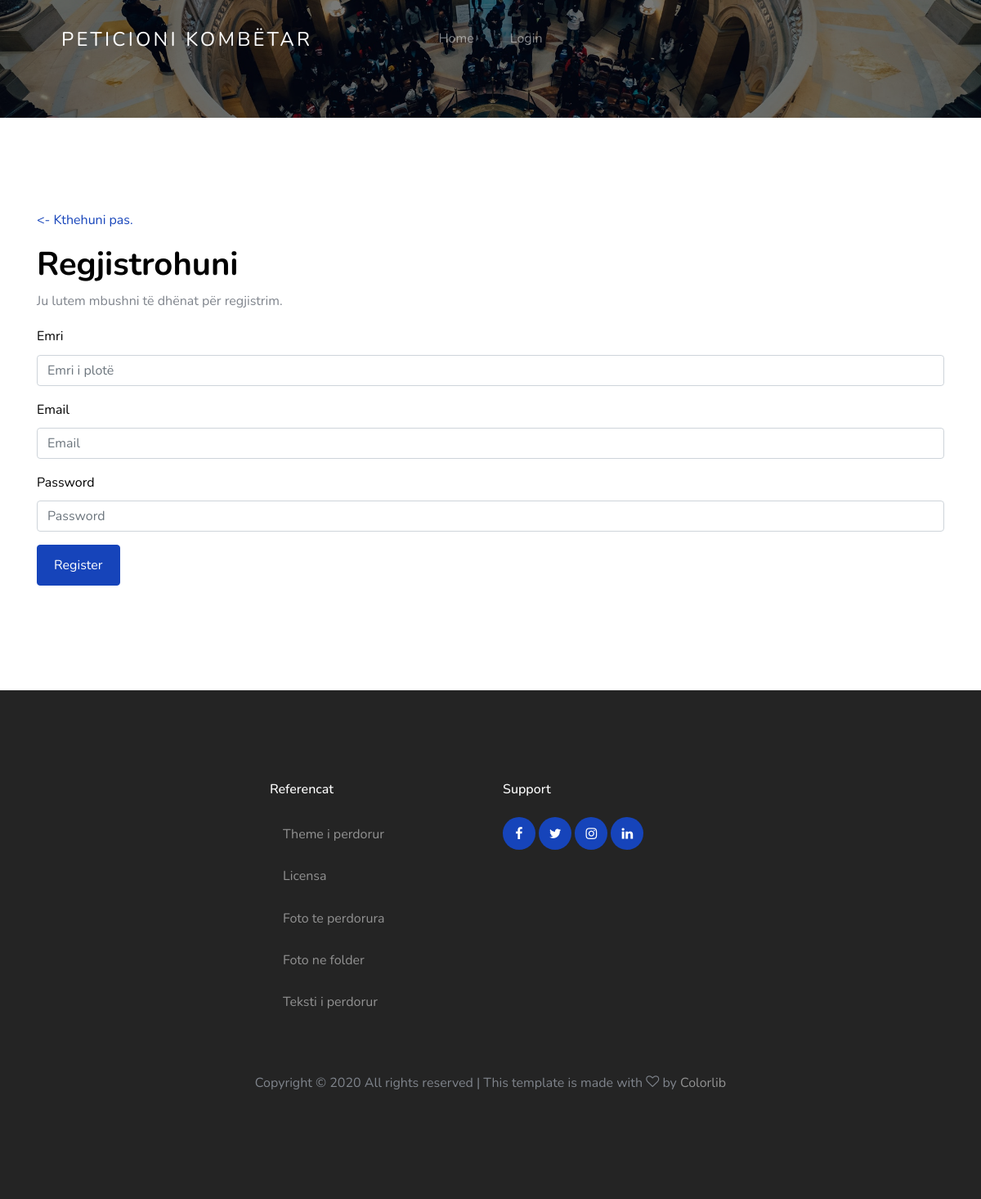
/register.php, run on the app's committed database.
### tables this page shows
CREATE TABLE `logo` (
  `logoId` int(11) NOT NULL,
  `logoTitle` varchar(32) NOT NULL
);

CREATE TABLE `images` (
  `ID_Img` int(11) NOT NULL,
  `post_image` text NOT NULL,
  `logo` text NOT NULL,
  `Category` varchar(50) NOT NULL
);

CREATE TABLE `footermenu` (
  `ID_Menu` int(11) NOT NULL,
  `Emri_Menu` varchar(32) NOT NULL,
  `Link` varchar(50) NOT NULL
);

### includes/headerlogo.php (called while the page is built, shortened)
<?php
         mysqli_next_result($connection);
             $result = mysqli_query($connection,"CALL logo()");
   $logo = mysqli_fetch_assoc($result)['logoTitle'];
     ?>

### headerimg.php (called while the page is built, shortened)
<?php
mysqli_next_result($connection);
     $resultImg = mysqli_query($connection,"CALL headerImages('HeaderImage')");
       $img = mysqli_fetch_assoc($resultImg)['post_image'];
     ?>

### register.php (the view, shortened to what this page needs)
<?php include('db.php');
include('includes/headerlogo.php');
include('headerimg.php');
?>
<!DOCTYPE html>
<html lang="en">
  <head>
    <link rel="stylesheet" href="css/custom-bs.css" />
    <link rel="stylesheet" href="css/jquery.fancybox.min.css" />
    <link rel="stylesheet" href="css/bootstrap-select.min.css" />
    <link rel="stylesheet" href="fonts/icomoon/style.css" />
    <link rel="stylesheet" href="fonts/line-icons/style.css" />
    <link rel="stylesheet" href="css/owl.carousel.min.css" />
    <link rel="stylesheet" href="css/animate.min.css" />
    <link rel="stylesheet" href="css/style.css" />
  </head>
  <body id="top">
    <div class="site-wrap">
      <header class="site-navbar mt-3">
        <div class="container-fluid">
          <div class="row align-items-center">
            <div class="site-logo col-6"><a href="index.php"><?php echo $logo; ?></a></div>
            <nav class="mx-auto site-navigation">
              <ul class="site-menu js-clone-nav d-none d-xl-block ml-0 pl-0">
                <li><a href="index.php" class="nav-link">Home</a></li>
                <li><a href="login.php">Login</a></li>
              </ul>
            </nav>
          </div>
        </div>
      </header>
      <section
        class="home-section section-hero inner-page overlay bg-image"
        style="background-image: url('images/<?php echo $img; ?>');"
        id="home-section"
      ></section>
      <section class="site-section" id="next-section">
        <div class="container">
        <a href="login.php"><p> <- Kthehuni pas.</p></a>
        <h1 class="text-black font-weight-bold">Regjistrohuni</h1>
        <p> Ju lutem mbushni të dhënat për regjistrim.</p>
        <form action="" class="" method="post">
            <div class="row form-group">
                <div class="col-md-12">
                <label class="text-black" for="emri">Emri</label>
                <input name="emri" type="text" class="form-control" placeholder="Emri i plotë" required/>
                  </div>
                </div>
            <div class="row form-group">
                <div class="col-md-12">
                <label class="text-black" for="email">Email</label>
                <input name="email" type="email" id="email" class="form-control" placeholder="Email" required/>
                  </div>
                </div>
                <div class="row form-group">
                  <div class="col-md-12">
                    <label class="text-black" for="password">Password</label>
                    <input name="password" type="password" id="password" class="form-control" placeholder="Password" required/>
                  </div>
                </div>
                <div class="row form-group">
                  <div class="col-md-12">
                    <input
                      name="register"
                      type="submit"
                      value="Register"
                      class="btn btn-primary btn-md text-white"
                    />
                  </div>
                </div>
              </form>
        </div>
      </section>
<?php include("includes/footer.php"); ?>

### includes/footer.php (shortened to what this page needs)
 <footer class="site-footer">
      <div class="container">
        <div class="row mb-5">
          <div class="col-6 col-md-3 mb-4 mb-md-0">
          </div>
          <div class="col-6 col-md-3 mb-4 mb-md-0">
            <h3>Referencat</h3>
            <ul class="list-unstyled">
            <?php
              mysqli_next_result($connection);
              $select_all_menus_query = mysqli_query($connection,'CALL footerReferencat()');
             while($row = mysqli_fetch_assoc($select_all_menus_query)){
                $Emri_Menu = $row['Emri_Menu'];
                $Link = $row['Link'];
              ?>
                <li><a href="<?php echo $Link ?>" class="nav-link"><?php echo $Emri_Menu ?></a></li>
                <?php } ?>
            </ul>
          </div>
          <div class="col-6 col-md-3 mb-4 mb-md-0">
            <h3>Support</h3>
            <div class="footer-social">
              <a href="#"><span class="icon-facebook"></span></a>
              <a href="#"><span class="icon-twitter"></span></a>
              <a href="#"><span class="icon-instagram"></span></a>
              <a href="#"><span class="icon-linkedin"></span></a>
            </div>
          </div>
          <div class="col-6 col-md-3 mb-4 mb-md-0">
          </div>
        </div>
        <div class="row text-center">
          <div class="col-12">
            <p>
              Copyright &copy;
              <script>document.write(new Date().getFullYear());</script> All rights reserved | This template is made
              with <i class="icon-heart-o" aria-hidden="true"></i> by <a href="https://colorlib.com"
                target="_blank">Colorlib</a>
            </p>
          </div>
        </div>
      </div>
    </footer>
  </div>
</body>
</html>

### css/style.css (style rules this page uses)
.site-navbar { margin-bottom: 0px; z-index: 1999; position: absolute; width: 100%; top: 2rem; }
.site-navbar .container-fluid { padding-left: 7rem; padding-right: 7rem; }
.site-navbar .site-logo { position: absolute; left: 5%; }
.site-navbar .site-logo a { color: #fff; font-size: 1.5rem; letter-spacing: .2rem; text-transform: uppercase; }
.site-navbar .site-navigation { position: absolute; left: 50%; -webkit-transform: translateX(-50%); -ms-transform: translateX(-50%); transform: translateX(-50%); z-index: 5; }
.site-navbar .site-navigation .site-menu { margin-bottom: 0; }
.site-navbar .site-navigation .site-menu a { text-decoration: none !important; display: inline-block; position: relative; }
.site-navbar .site-navigation .site-menu > li { display: inline-block; }
.site-navbar .site-navigation .site-menu > li > a { padding: 20px 20px !important; color: rgba(255, 255, 255, 0.5); display: inline-block; text-decoration: none !important; }
.site-mobile-menu .site-nav-wrap { padding: 0; margin: 0; list-style: none; position: relative; }
.site-mobile-menu .site-nav-wrap a { padding: 10px 20px; display: block; position: relative; color: #212529; }
.site-mobile-menu .site-nav-wrap li { position: relative; display: block; }
.site-mobile-menu .site-nav-wrap > li { display: block; position: relative; float: left; width: 100%; }
.site-mobile-menu .site-nav-wrap > li > a { padding-left: 20px; font-size: 20px; }
body { font-weight: 400; font-size: 1rem; line-height: 1.7; position: relative; }
body:after { content: ""; position: absolute; top: 0; left: 0; right: 0; bottom: 0; background: rgba(0, 0, 0, 0.7); z-index: 100; opacity: 0; visibility: hidden; -webkit-transition: .3s all ease; -o-transition: .3s all ease; transition: .3s all ease; }
h1, h2, h3, h4 { color: #000; }
.site-section { padding-top: 7rem; padding-bottom: 7rem; position: relative; z-index: 2; }
.text-black { color: #000 !important; }
.home-section { position: relative; }
.bg-image { background-size: cover; background-position: center center; background-repeat: no-repeat; }
.form-group label { color: #000; }
.section-hero, .section-hero > .container > .row { height: 100vh; min-height: 900px; }
.section-hero.inner-page, .section-hero.inner-page > .container > .row { height: auto; min-height: auto; padding-top: 6em; padding-bottom: 3em; }
.section-hero.overlay, .section-hero.overlay-2 { position: relative; }
.section-hero.overlay:before, .section-hero.overlay-2:before { z-index: 1; position: absolute; content: ""; top: 0; left: 0; right: 0; bottom: 0; background: rgba(0, 0, 0, 0.5); }
.btn:after, .btn:before { display: none; }
.btn.btn-primary { color: #fff; }
.btn-md { padding: 12px 20px; }
.site-footer { padding: 7rem 0; position: relative; background: #242424; }
.site-footer h3 { font-size: 1rem; margin-bottom: 1.5rem; color: #fff; }
.site-footer a { color: rgba(255, 255, 255, 0.5); }
.site-footer ul li { margin-bottom: .5rem; }
.site-footer ul li a { color: rgba(255, 255, 255, 0.5); }
.footer-social a, .social a { display: inline-block; width: 40px; height: 40px; position: relative; background: #1644ba; border-radius: 50%; text-decoration: none !important; }
.footer-social a > span, .social a > span { position: absolute; left: 50%; top: 50%; color: #fff; -webkit-transform: translate(-50%, -50%); -ms-transform: translate(-50%, -50%); transform: translate(-50%, -50%); }

### data on the page
logo: logoTitle "PETICIONI KOMBËTAR"
images: post_image (picture)
footermenu: Emri_Menu "Theme i perdorur"
footermenu: Emri_Menu "Licensa"
footermenu: Emri_Menu "Foto te perdorura"
footermenu: Emri_Menu "Foto ne folder"
footermenu: Emri_Menu "Teksti i perdorur"
